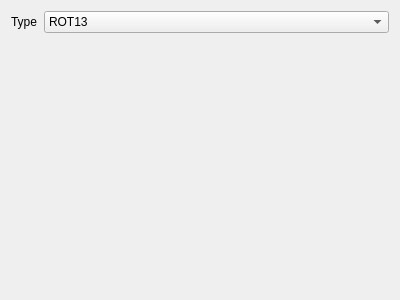
<?xml version="1.0" encoding="UTF-8"?>
<ui version="4.0">
<comment>
  * Released as open source by NCC Group Plc - http://www.nccgroup.com/
  *
  * Developed by Gabriel Caudrelier, gabriel dot caudrelier at nccgroup dot com
  *
  * https://github.com/nccgroup/pip3line
  *
  * Released under AGPL see LICENSE for more information
</comment>
 <class>RotXWidget</class>
 <widget class="QWidget" name="RotXWidget">
  <property name="geometry">
   <rect>
    <x>0</x>
    <y>0</y>
    <width>400</width>
    <height>300</height>
   </rect>
  </property>
  <property name="windowTitle">
   <string>Form</string>
  </property>
  <layout class="QFormLayout" name="formLayout">
   <item row="0" column="0">
    <widget class="QLabel" name="typeLabel">
     <property name="text">
      <string>Type</string>
     </property>
    </widget>
   </item>
   <item row="0" column="1">
    <widget class="QComboBox" name="typeComboBox">
     <property name="toolTip">
      <string>Choose &quot;Cipher&quot; type</string>
     </property>
     <item>
      <property name="text">
       <string>ROT13</string>
      </property>
     </item>
     <item>
      <property name="text">
       <string>ROT5</string>
      </property>
     </item>
     <item>
      <property name="text">
       <string>ROT47</string>
      </property>
     </item>
    </widget>
   </item>
  </layout>
 </widget>
 <resources/>
 <connections/>
</ui>
